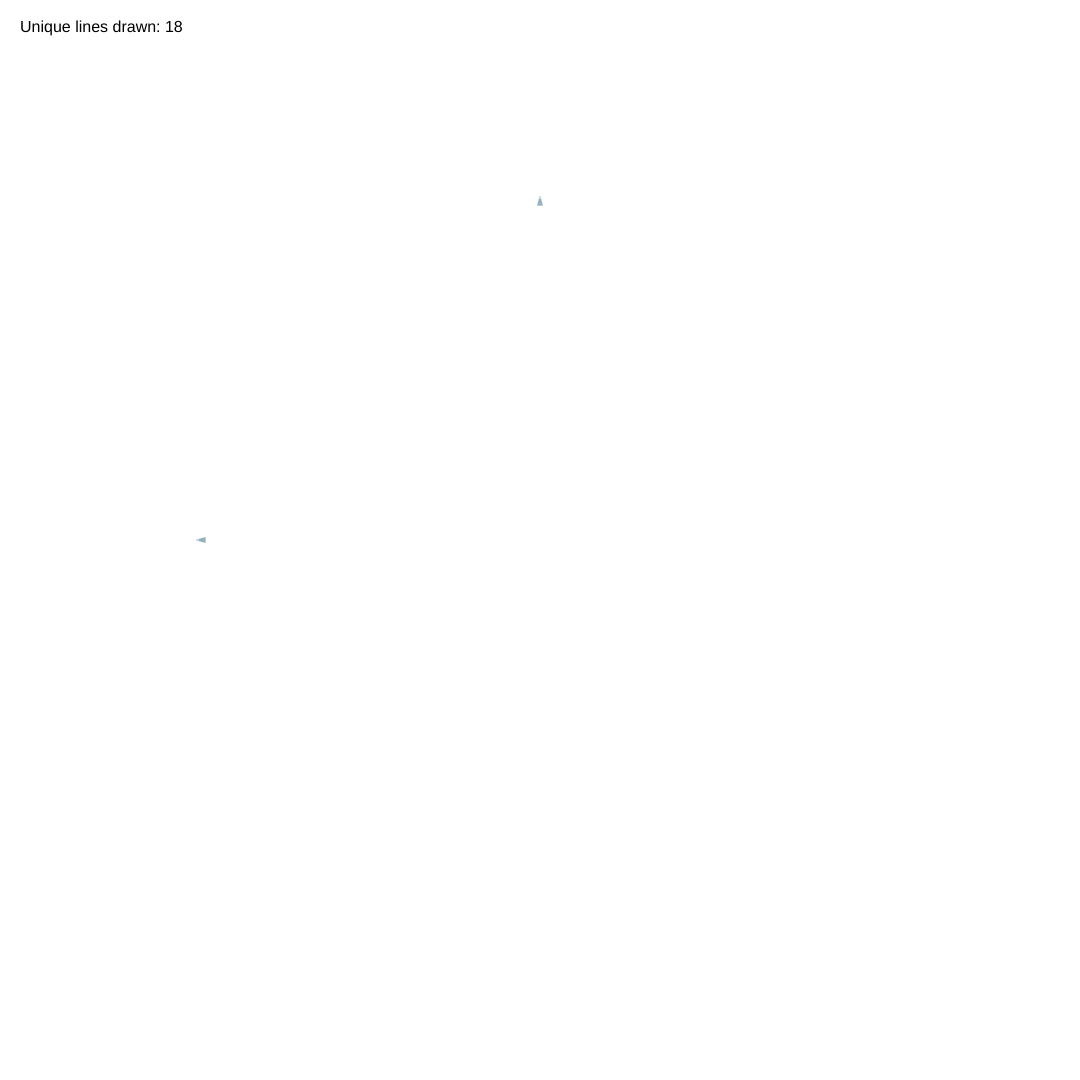
Frame 1 (no input)
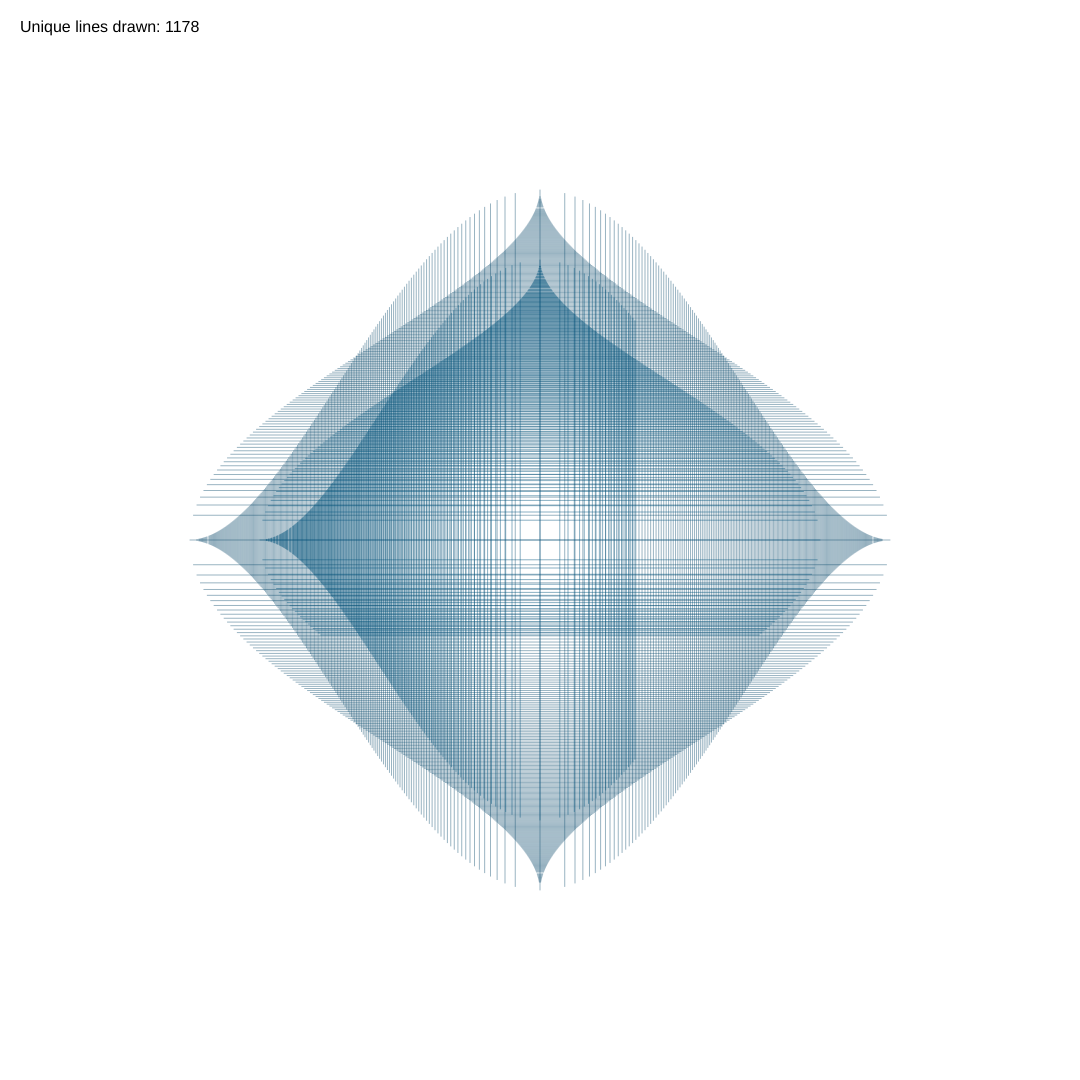
Frame 60 (no input)
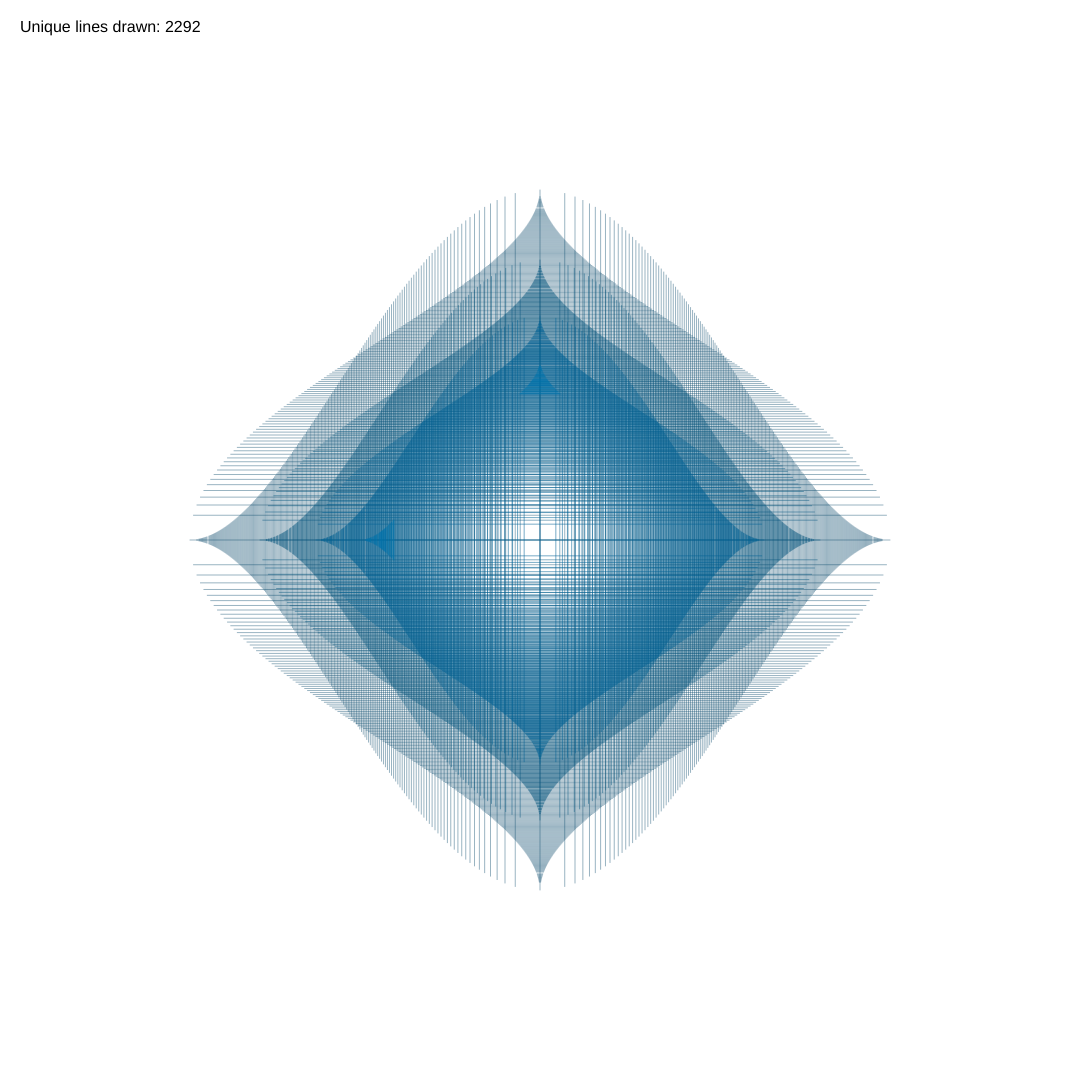
Frame 120 (the mouse pressed at the canvas centre since frame 60)

The p5.js sketch that drew these frames (run headless with seeded random() and noise() and a simulated clock; from frame 60 on, the mouse is pressed at the canvas centre):

// p5.js sketch
// ── sketch.js
let baseHue = 200;
let allLines = [];
let currentLineIndex = 0;
let linesPerFrame = 20; // Increased for smoother animation
let drawnLines = new Set(); // Track unique lines

function setup() {
  createCanvas(1080, 1080);
  colorMode(HSB, 360, 100, 100, 100);
  background(255);
  
  // Generate all line data first
  generateAllLines(0, 0, 350, 6);
  
  // Sort lines from largest to smallest for better visual effect
  allLines.sort((a, b) => b.size - a.size);
  
  loop();
}

function generateAllLines(x, y, size, depth) {
  if (size < 1 || depth <= 0) return;
  
  // More dramatic color variation based on depth
  let saturation = map(depth, 0, 6, 60, 160);  // Higher saturation for outer layers
  let brightness = map(depth, 0, 6, 95, 40);   // Brighter outer layers, darker inner
  let alpha = map(depth, 0, 6, 80, 40);        // More opaque outer layers
  
  // Adjust steps based on size to prevent overcrowding at smaller scales
  let steps = Math.max(20, Math.min(200, Math.floor(size)));
  
  for (let i = -steps; i <= steps; i++) {
    let t = i / steps;
    let distortion = pow(abs(t), 0.5) * sign(t);
    let x1 = x + (distortion * size);
    
    // Store vertical line data
    let startY = y - size * pow(1 - abs(t), 2);
    let endY = y + size * pow(1 - abs(t), 2);
    
    // Only add line if it's significantly long (avoid tiny lines)
    if (abs(endY - startY) > 1) {
      allLines.push({
        x1: x1,
        y1: startY,
        x2: x1,
        y2: endY,
        hue: baseHue,
        sat: saturation,
        brt: brightness,
        alpha: alpha,
        depth: depth,
        size: size
      });
    }
    
    // Store horizontal line data
    let y1 = y + (distortion * size);
    let startX = x - size * pow(1 - abs(t), 2);
    let endX = x + size * pow(1 - abs(t), 2);
    
    if (abs(endX - startX) > 1) {
      allLines.push({
        x1: startX,
        y1: y1,
        x2: endX,
        y2: y1,
        hue: baseHue,
        sat: saturation,
        brt: brightness,
        alpha: alpha,
        depth: depth,
        size: size
      });
    }
  }
  
  // Generate recursive patterns with size-based step reduction
  let newSize = size * 0.8;
  if (depth > 0) {
    generateAllLines(x, y, newSize, depth - 1);
    generateAllLines(x + newSize/2, y, newSize/2, depth - 1);
    generateAllLines(x - newSize/2, y, newSize/2, depth - 1);
    generateAllLines(x, y + newSize/2, newSize/2, depth - 1);
    generateAllLines(x, y - newSize/2, newSize/2, depth - 1);
  }
}

function draw() {
  if (currentLineIndex === 0) {
    background(255);
  }
  
  translate(width/2, height/2);
  
  // Draw new lines for this frame
  for (let i = 0; i < linesPerFrame && currentLineIndex < allLines.length; i++) {
    let l = allLines[currentLineIndex];
    stroke(l.hue, l.sat, l.brt, l.alpha);
    
    // Create unique key for this line with reduced precision
    let precision = 1; // Round to nearest 1 pixel
    let x1Key = floor(l.x1 / precision) * precision;
    let y1Key = floor(l.y1 / precision) * precision;
    let x2Key = floor(l.x2 / precision) * precision;
    let y2Key = floor(l.y2 / precision) * precision;
    
    // Ensure consistent order for line endpoints
    let lineKey = x1Key <= x2Key ? 
      `${x1Key},${y1Key},${x2Key},${y2Key}` : 
      `${x2Key},${y2Key},${x1Key},${y1Key}`;
    
    // Only draw and count if we haven't drawn this line before
    if (!drawnLines.has(lineKey)) {
      line(l.x1, l.y1, l.x2, l.y2);
      drawnLines.add(lineKey);
    }
    
    currentLineIndex++;
  }
  
  // Clear the counter area and display progress
  push();
  translate(-width/2, -height/2);  // Move to top-left corner
  // Draw white rectangle behind counter
  fill(255);
  noStroke();
  rect(10, 10, 200, 40);
  // Draw counter text
  fill(0);
  textSize(16);
  textAlign(LEFT, TOP);
  text(`Unique lines drawn: ${drawnLines.size}`, 20, 20);
  pop();
  
  // Stop when all lines are drawn
  if (currentLineIndex >= allLines.length) {
    noLoop();
  }
}

function sign(x) {
  return x > 0 ? 1 : x < 0 ? -1 : 0;
}
